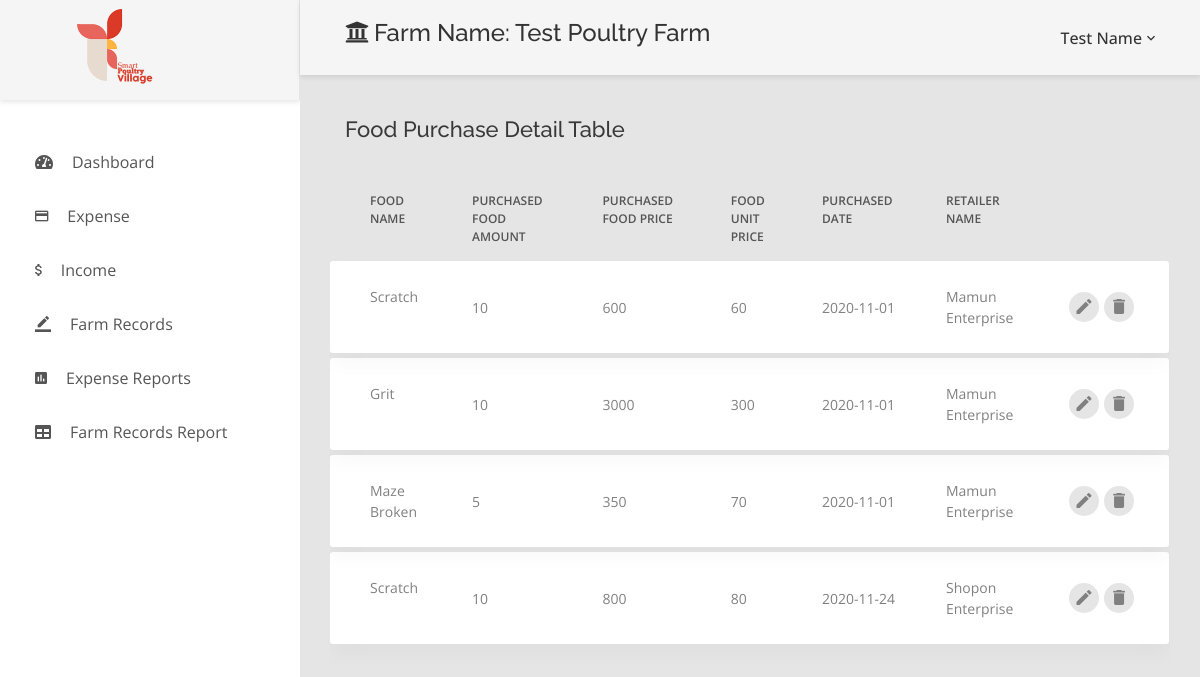
The app's page /food_purchase_repo.php (signed in) with its own data.
### tables this page shows
CREATE TABLE `user` (
  `id` int(10) NOT NULL,
  `farm_name` varchar(60) NOT NULL,
  `full_name` varchar(60) NOT NULL,
  `email_address` varchar(60) NOT NULL,
  `phone_number` varchar(12) NOT NULL,
  `hashed_password` varchar(70) NOT NULL
);

CREATE TABLE `food_purchase_detail` (
  `id` int(10) NOT NULL,
  `food_id` int(10) NOT NULL,
  `food_amount` double NOT NULL,
  `food_price` int(20) NOT NULL,
  `food_unit_price` int(60) NOT NULL,
  `purchase_date` date NOT NULL,
  `retailer_name` varchar(60) NOT NULL
);

CREATE TABLE `food_item` (
  `id` int(10) NOT NULL,
  `food_name` varchar(60) NOT NULL,
  `food_unit_price` int(60) NOT NULL,
  `adding_date` date NOT NULL
);

### includes/init.php (called while the page is built, shortened)
<?php
  $session = new Session;
?>

### class/session.class.php (called while the page is built, shortened)
<?php
class  Session {
    public $user_id;
    public function is_logged_in() {
        return isset($this->user_id);
    }
    private function check_stored_login() {
        if(isset($_SESSION['user_id'])) {
            $this->user_id = $_SESSION['user_id'];
        }
    }
}
?>

### class/database.class.php (called while the page is built, shortened)
<?php
class Database {
    static public $database;
    static protected $table_name = "";
    static public function set_database($database) {
        self::$database = $database;
    }
    static public function find_by_sql($sql) {
        $result = self::$database->query($sql);
        $object_array = [];
        while($record = $result->fetch_assoc()) {
            $object_array[] = static::instantiate($record);
        }
        return $object_array;
    }
    static public function count_all() {
        $sql = "SELECT COUNT(*) FROM " . static::$table_name;
        $result_set = self::$database->query($sql);
        $row = $result_set->fetch_array();
        return array_shift($row);
    }
    static public function find_by_id($id) {
        $sql = "SELECT * FROM " . static::$table_name . " ";
        $sql .= "WHERE id='" . self::$database->escape_string($id) . "'";
        $obj_array = static::find_by_sql($sql);
        if(!empty($obj_array)) {
            return array_shift($obj_array);
        } else {
            return false;
        }
    }
    static protected function instantiate($record) {
        $object = new static;
        foreach($record as $property => $value) {
            if(property_exists($object, $property)) {
                $object->$property = $value;
            }
        }
        return $object;
    }
}
?>

### class/pagination.class.php (called while the page is built, shortened)
<?php
class Pagination{
    public $current_page;
    public $per_page;
    public function __construct($page=1,$per_page=20,$total_count=0){
        $this->current_page = (int) $page;
        $this->per_page = (int) $per_page;
    }
    public function offset(){
        return $this->per_page * ($this->current_page - 1);
    }
}
?>

### food_purchase_repo.php (the view, shortened to what this page needs)
<?php include_once 'includes/dashboard/head.php' ?>
<?php include_once 'includes/dashboard/slider.php' ?>
<?php require_once('includes/init.php'); ?>
    <div class="page-container">
        <?php if($session->is_logged_in()) {
            $id = $session->user_id
            ?>
            <header class="header-desktop">
                <div class="section__content section__content--p30">
                    <div class="container-fluid">
                        <div class="header-wrap">
                            <?php $user = User::find_by_id($id)?>
                            <h4>
                                <i class="fa fa-university" aria-hidden="true" style="margin-right: 5px;"></i>Farm Name:   <?php echo $user->farm_name ?>
                            </h4>
                            <div class="account-wrap">
                                <div class="account-item clearfix js-item-menu">
                                    <div class="content">
                                        <a class="js-acc-btn" href="#"><?php echo $user->full_name ?></a>
                                    </div>
                                </div>
                            </div>
                        </div>
                    </div>
                </div>
            </header>
        <?php } ?>
        <div class="main-content">
            <div class="section__content section__content--p30">
                <div class="container-fluid">
                    <div class="row">
                        <div class="col-md-12">
                            <h3 class="title-5 m-b-35">Food Purchase Detail Table</h3>
                            <?php
                            $current_page = $_GET['page'] ?? 1;
                            $per_page = 5;
                            $total_count = FoodPurchase::count_all();
                            $pagination = new Pagination($current_page, $per_page, $total_count);
                            $sql = "SELECT food_name,food_purchase_detail.id,food_amount,food_price,food_purchase_detail.food_unit_price,purchase_date,retailer_name FROM `food_purchase_detail`
                                    INNER JOIN
                                    food_item ON food_item.id = food_purchase_detail.food_id ";
                            $sql .= "LIMIT {$per_page} ";
                            $sql .= "OFFSET {$pagination->offset()}";
                            $foods = Database::$database->query($sql);
                            ?>
                            </div>
                            <div class="table-responsive table-responsive-data2">
                                <table class="table table-data2">
                                    <thead>
                                    <tr>
                                        <th>Food Name</th>
                                        <th>Purchased Food Amount</th>
                                        <th>Purchased Food Price</th>
                                        <th>Food Unit Price</th>
                                        <th>Purchased Date</th>
                                        <th>Retailer Name</th>
                                        <th></th>
                                    </tr>
                                    </thead>
                                    <tbody>
                                    <?php
                                    foreach ($foods as $food=>$value){
                                    ?>
                                    <tr class="tr-shadow">
                                        <td><?php echo $value['food_name'] ?></td>
                                        <td>
                                            <?php echo $value['food_amount'] ?>
                                        </td>
                                        <td><?php echo $value['food_price'] ?></td>
                                        <td><?php echo $value['food_unit_price'] ?></td>
                                        <td>
                                            <?php echo $value['purchase_date'] ?>
                                        </td>
                                        <td><?php echo $value['retailer_name'] ?></td>
                                        <td>
                                            <div class="table-data-feature">
                                                <button class="item" data-toggle="tooltip" data-placement="top" title="Edit">
                                                    <a class = "action" href="food_purchase_update.php?id=<?php echo $value['id']?>"> <i class="zmdi zmdi-edit"></i></a>
                                                </button>
                                                <button class="item" data-toggle="tooltip" data-placement="top" title="Delete">
                                                    <a class = "delete" data-confirm = "Are you want to delete this  item?" href="food_purchase_delete.php?id=<?php echo $value['id']?>"><i class="zmdi zmdi-delete"></i></a>
                                                </button>
                                            </div>
                                        </td>
                                    </tr>
                                    <tr class="spacer"></tr>
                                    <?php } ?>
                                    </tbody>
                                </table>
                            </div>
                        </div>
                </div>
            </div>
        </div>
    </div>
<?php include_once 'includes/dashboard/footer.php' ?>

### includes/dashboard/head.php (shortened to what this page needs)
<?php include("includes/init.php");?>
<!DOCTYPE html>
<html lang="en">
<head>
    <link href="css/font-face.css" rel="stylesheet" media="all">
    <link href="vendor/font-awesome-4.7/css/font-awesome.min.css" rel="stylesheet" media="all">
    <link href="vendor/font-awesome-5/css/all.css" rel="stylesheet" media="all">
    <link href="vendor/mdi-font/css/material-design-iconic-font.min.css" rel="stylesheet" media="all">
    <link href="vendor/bootstrap-4.1/bootstrap.min.css" rel="stylesheet" media="all">
    <link href="vendor/animsition/animsition.min.css" rel="stylesheet" media="all">
    <link href="vendor/bootstrap-progressbar/bootstrap-progressbar-3.3.4.min.css" rel="stylesheet" media="all">
    <link href="vendor/wow/animate.css" rel="stylesheet" media="all">
    <link href="vendor/css-hamburgers/hamburgers.min.css" rel="stylesheet" media="all">
    <link href="vendor/slick/slick.css" rel="stylesheet" media="all">
    <link href="vendor/select2/select2.min.css" rel="stylesheet" media="all">
    <link href="vendor/perfect-scrollbar/perfect-scrollbar.css" rel="stylesheet" media="all">
    <link href="css/theme.css" rel="stylesheet" media="all">
    <link href="assets/vendor/bootstrap/css/bootstrap.min.css" rel="stylesheet">
    <link href="assets/vendor/icofont/icofont.min.css" rel="stylesheet">
    <link href="assets/vendor/boxicons/css/boxicons.min.css" rel="stylesheet">
    <link href="assets/vendor/animate.css/animate.min.css" rel="stylesheet">
    <link href="assets/vendor/venobox/venobox.css" rel="stylesheet">
    <link href="assets/vendor/aos/aos.css" rel="stylesheet">
    <link href="assets/css/style.css" rel="stylesheet">
</head>

### includes/dashboard/slider.php (shortened to what this page needs)
<body class="animsition">
    <div class="page-wrapper">
        <aside class="menu-sidebar d-none d-lg-block">
            <div class="logo">
                <a href="index.php">
                    <img src="assets/img/mylogo.png" alt="SmartPoultryVillage" style="height: 100px;"/>
                </a>
            </div>
            <div class="menu-sidebar__content js-scrollbar1">
                <nav class="navbar-sidebar">
                    <ul class="list-unstyled navbar__list">
                        <li class="has-sub">
                            <a class="js-arrow" href="dashboard.php">
                                <i class="fas fa-tachometer-alt"></i></i>Dashboard</a>
                        </li>
                        <li class="active has-sub">
                            <a class="js-arrow" href="#">
                                <i class="zmdi zmdi-card"></i>Expense</a>
                        </li>
                        <li class="has-sub">
                            <a class="js-arrow" href="#">
                                <i class="zmdi zmdi-money"></i>Income</a>
                        </li>
                        <li class="has-sub">
                            <a class="js-arrow" href="#">
                                <i class="zmdi zmdi-border-color"></i>Farm Records</a>
                        </li>
                        <li class="has-sub">
                            <a class="js-arrow" href="#">
                                <i class="zmdi zmdi-chart"></i>Expense Reports</a>
                        </li>
                        <li class="has-sub">
                            <a class="js-arrow" href="#">
                                <i class="fa fa-table"></i>Farm Records Report</a>
                        </li>
                            </ul>
                </nav>
            </div>
        </aside>

### includes/dashboard/footer.php (shortened to what this page needs)
</body>
</html>

### assets/css/style.css (style rules this page uses)
body { font-family: "Open Sans", sans-serif; color: #444; }
a { color: #428bca; }
h1, h2, h3, h4, h5, h6, .font-primary { font-family: "Raleway", sans-serif; }

### records on screen
user: farm_name "Test Poultry Farm", full_name "Test Name"
food_purchase_detail: food_item.food_name "Scratch", food_amount "10", food_price "600", food_unit_price "60", purchase_date "2020-11-01", retailer_name "Mamun Enterprise"
food_purchase_detail: food_item.food_name "Grit", food_amount "10", food_price "3000", food_unit_price "300", purchase_date "2020-11-01", retailer_name "Mamun Enterprise"
food_purchase_detail: food_item.food_name "Maze Broken", food_amount "5", food_price "350", food_unit_price "70", purchase_date "2020-11-01", retailer_name "Mamun Enterprise"
food_purchase_detail: food_item.food_name "Scratch", food_amount "10", food_price "800", food_unit_price "80", purchase_date "2020-11-24", retailer_name "Shopon Enterprise"
